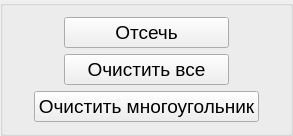
    <widget class="QGroupBox" name="groupBox_4">
     <property name="title">
      <string/>
     </property>
     <property name="flat">
      <bool>true</bool>
     </property>
     <layout class="QVBoxLayout" name="verticalLayout_6">
      <item>
       <layout class="QHBoxLayout" name="horizontalLayout_10">
        <item>
         <spacer name="horizontalSpacer_23">
          <property name="orientation">
           <enum>Qt::Horizontal</enum>
          </property>
          <property name="sizeType">
           <enum>QSizePolicy::Fixed</enum>
          </property>
          <property name="sizeHint" stdset="0">
           <size>
            <width>50</width>
            <height>20</height>
           </size>
          </property>
         </spacer>
        </item>
        <item>
         <widget class="QPushButton" name="clipButton">
          <property name="font">
           <font>
            <pointsize>14</pointsize>
           </font>
          </property>
          <property name="text">
           <string>Отсечь</string>
          </property>
         </widget>
        </item>
        <item>
         <spacer name="horizontalSpacer_77">
          <property name="orientation">
           <enum>Qt::Horizontal</enum>
          </property>
          <property name="sizeType">
           <enum>QSizePolicy::Fixed</enum>
          </property>
          <property name="sizeHint" stdset="0">
           <size>
            <width>50</width>
            <height>20</height>
           </size>
          </property>
         </spacer>
        </item>
       </layout>
      </item>
      <item>
       <layout class="QHBoxLayout" name="horizontalLayout_9">
        <item>
         <spacer name="horizontalSpacer_22">
          <property name="orientation">
           <enum>Qt::Horizontal</enum>
          </property>
          <property name="sizeType">
           <enum>QSizePolicy::Fixed</enum>
          </property>
          <property name="sizeHint" stdset="0">
           <size>
            <width>50</width>
            <height>20</height>
           </size>
          </property>
         </spacer>
        </item>
        <item>
         <widget class="QPushButton" name="clearAllButton">
          <property name="font">
           <font>
            <pointsize>14</pointsize>
           </font>
          </property>
          <property name="text">
           <string>Очистить все</string>
          </property>
         </widget>
        </item>
        <item>
         <spacer name="horizontalSpacer_28">
          <property name="orientation">
           <enum>Qt::Horizontal</enum>
          </property>
          <property name="sizeType">
           <enum>QSizePolicy::Fixed</enum>
          </property>
          <property name="sizeHint" stdset="0">
           <size>
            <width>50</width>
            <height>20</height>
           </size>
          </property>
         </spacer>
        </item>
       </layout>
      </item>
      <item>
       <layout class="QHBoxLayout" name="horizontalLayout_11">
        <item>
         <spacer name="horizontalSpacer_24">
          <property name="orientation">
           <enum>Qt::Horizontal</enum>
          </property>
          <property name="sizeType">
           <enum>QSizePolicy::Fixed</enum>
          </property>
          <property name="sizeHint" stdset="0">
           <size>
            <width>20</width>
            <height>20</height>
           </size>
          </property>
         </spacer>
        </item>
        <item>
         <widget class="QPushButton" name="clearFigureButton">
          <property name="font">
           <font>
            <pointsize>14</pointsize>
           </font>
          </property>
          <property name="text">
           <string>Очистить многоугольник</string>
          </property>
         </widget>
        </item>
        <item>
         <spacer name="horizontalSpacer_29">
          <property name="orientation">
           <enum>Qt::Horizontal</enum>
          </property>
          <property name="sizeType">
           <enum>QSizePolicy::Fixed</enum>
          </property>
          <property name="sizeHint" stdset="0">
           <size>
            <width>20</width>
            <height>20</height>
           </size>
          </property>
         </spacer>
        </item>
       </layout>
      </item>
     </layout>
    </widget>
